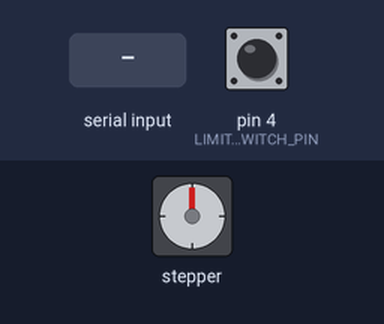
Simulated run of this sketch. Board: Arduino Uno, built with avr-gcc and run on an emulated ATmega328P. On the bench: stepper motor. The inputs (shaded band) are chosen by the test bench; at power-on: pin 4 (LIMIT_SWITCH_PIN) HIGH. Stepper angles assume 2048 steps per turn; what the sketch prints to the serial monitor is not drawn.

Above: at 1.2 s.
1.3 s: "r" received over Serial
At 2.1 s:
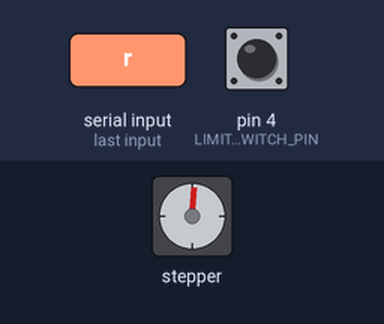
2.8 s: "l" received over Serial
At 3.2 s:
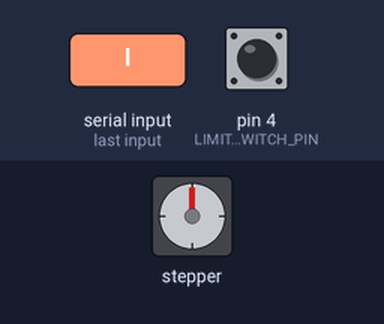
Timing chart, 0 to 5.8 s (numbered marks = the images above; inputs shaded):
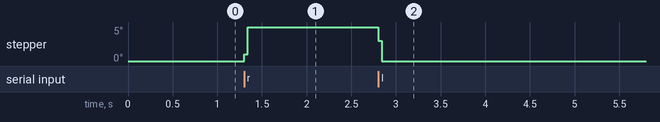

The sketch:

arduino_1.ino
```cpp
// (licence header left out)
#include <SoftwareSerial.h>
#include <Stepper.h>

#pragma region Pan_Stepper_Config
#define LIMIT_SWITCH_PIN 4
#define LIMIT_SWITCH_SEARCH_TIME 20000

#define STEPPER_LIMIT 7000
#define STEP_SIZE 30
#define MIDDLE_POSITION 3800

// Define number of steps per rotation:
const int stepsPerRevolution = 2048;

bool limitSwitchPressed() { return digitalRead(LIMIT_SWITCH_PIN) == HIGH; }

// Create stepper object called 'myStepper', note the pin order:
// 8 10 9 11
// 1 3 2 4
Stepper myStepper = Stepper(stepsPerRevolution, 10, 8, 9, 7);
int stepperPosition = 0;

void initStepper() {
    // Set the speed to 5 rpm:
    myStepper.setSpeed(15);

    Serial.println("Starting stepper initialization");
    int start_time = millis();

    while (!limitSwitchPressed()) {
        myStepper.step(-5);
        if (millis() - start_time > LIMIT_SWITCH_SEARCH_TIME) {
            Serial.println("Limit switch not found");
            Serial.println("DO NOT USE STEPPER!\n");
            return;
        }
    }

    stepperPosition = 0;

    Serial.println("Stepper initialized. Pos 0\n");
}

int stepperLeft() {
    int steps = STEP_SIZE;
    // if I have enough distance to lower limit
    if (stepperPosition - steps >= 0) {
        stepperPosition -= steps;
        myStepper.step(-steps);

        return 1;
    }

    // limit reached
    return 0;
}

int stepperRight() {
    int steps = STEP_SIZE;
    // if I have enough distance to lower limit
    if (stepperPosition + steps <= STEPPER_LIMIT) {
        stepperPosition += steps;
        myStepper.step(steps);

        return 1;
    }

    // limit reached
    return 0;
}

void stepperMiddle() {
    int steps = MIDDLE_POSITION - stepperPosition;
    stepperPosition = MIDDLE_POSITION;
    myStepper.step(steps);
}
#pragma endregion Pan_Stepper

#pragma region Arduino2_Config
// verde rx
// alb tx
SoftwareSerial Arduino2(2, 3);  // RX | TX

void initArduino2() {
    pinMode(2, INPUT);
    pinMode(3, OUTPUT);
    Arduino2.begin(9600);
    Serial.println("Arduino 2 serial initialized\n");
}

#pragma endregion Arduino2_Config

#pragma region Bluetooth_Config
/*
    Bluetooth input:
    l - move left
    r - move right

    u - move up
    d - move down

    zp - middle pan
    zt - middle tilt

    s - shoot
*/

SoftwareSerial MyBlue(5, 6);  // RX | TX

void initBluetooth() {
    pinMode(5, INPUT);
    pinMode(6, OUTPUT);
    MyBlue.begin(9600);
    Serial.println("Bluetooth initialized");
    Serial.println("Defualt password is 1234 or 0000\n");
}

void parseBluetoothInput(String tmp) {
    if (tmp.length() == 0) {
        return;
    }

    for (int i = 0; i < tmp.length(); i++) {
        switch (tmp[i]) {
            case 'l':
                if (!stepperLeft()) {
                    MyBlue.println("Left limit reached");
                }
                break;
            case 'r':
                if (!stepperRight()) {
                    MyBlue.println("Right limit reached");
                }
                break;
            case 'z':
                switch (tmp[i + 1]) {
                    case 'p':
                        stepperMiddle();
                        break;
                    case 't':
                        Arduino2.print('zt');
                        break;
                default:
                    MyBlue.print("Invalid input: z");
                    MyBlue.println(tmp[i + 1]);
                    break;
                }
                i++;
                break;
            case 'u':
                Arduino2.print('u');
                break;
            case 'd':
                Arduino2.print('d');
                break;
            case 's':
                Arduino2.print('s');
                break;
            default:
                MyBlue.print("Invalid input: ");
                MyBlue.println(tmp[i]);
                break;
        }
    }
}

#pragma endregion Bluetooth_Config

void setup() {
    Serial.begin(9600);
    Serial.setTimeout(0);
    Serial.println("Starting setup\n");

    // Initialize Arduino 2
    initArduino2();

    // Initialize bluetooth
    // initBluetooth();

    // Initialize stepper
    pinMode(LIMIT_SWITCH_PIN, INPUT_PULLUP);
    initStepper();

    Serial.println("Setup complete\n");
}

void loop() {
    if (Serial.available()) {
        String tmp = Serial.readString();
        // Serial.print("[Bluetooth_in]: ");
        // Serial.println(tmp);
        // Serial.print("[Bluetooth_in_hex]: ");
        // for (int i = 0; i < tmp.length(); i++) {
        //     Serial.print(tmp[i], HEX);
        //     Serial.print(" ");
        // }
        // Serial.println("");
        parseBluetoothInput(tmp);
    }
}
```

Measured:
- after the input at 1.3 s, stepper: goes 1° 0.04 s, then 5°, starting at once
- after the input at 2.8 s, stepper: goes 3° 0.04 s, then 0°, starting at once
